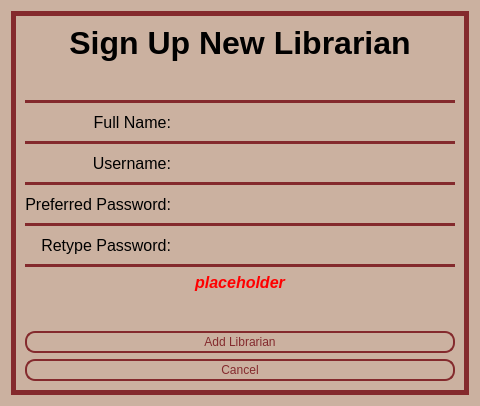
<?xml version="1.0" encoding="UTF-8"?>
<ui version="4.0">
 <class>AddLibrarian</class>
 <widget class="QWidget" name="AddLibrarian">
  <property name="geometry">
   <rect>
    <x>0</x>
    <y>0</y>
    <width>480</width>
    <height>406</height>
   </rect>
  </property>
  <property name="windowTitle">
   <string>Sign Up Librarian</string>
  </property>
  <property name="styleSheet">
   <string notr="true">.QWidget{background-color: #CBB1A0;border-radius: 10px}</string>
  </property>
  <layout class="QVBoxLayout" name="verticalLayout_2">
   <item>
    <widget class="QFrame" name="border">
     <property name="styleSheet">
      <string notr="true">#border{
	color: #842a2d;
}</string>
     </property>
     <property name="frameShape">
      <enum>QFrame::Box</enum>
     </property>
     <property name="lineWidth">
      <number>5</number>
     </property>
     <property name="midLineWidth">
      <number>5</number>
     </property>
     <layout class="QVBoxLayout" name="verticalLayout_3">
      <item>
       <widget class="QLabel" name="label_title">
        <property name="font">
         <font>
          <pointsize>24</pointsize>
          <bold>true</bold>
         </font>
        </property>
        <property name="text">
         <string>Sign Up New Librarian</string>
        </property>
        <property name="alignment">
         <set>Qt::AlignCenter</set>
        </property>
       </widget>
      </item>
      <item>
       <spacer name="spacer_titleToForm">
        <property name="orientation">
         <enum>Qt::Vertical</enum>
        </property>
        <property name="sizeHint" stdset="0">
         <size>
          <width>20</width>
          <height>40</height>
         </size>
        </property>
       </spacer>
      </item>
      <item>
       <layout class="QGridLayout" name="gridLayout">
        <item row="1" column="0">
         <widget class="QLabel" name="label_name">
          <property name="font">
           <font>
            <pointsize>12</pointsize>
           </font>
          </property>
          <property name="text">
           <string>Full Name:</string>
          </property>
          <property name="alignment">
           <set>Qt::AlignRight|Qt::AlignTrailing|Qt::AlignVCenter</set>
          </property>
         </widget>
        </item>
        <item row="6" column="0" colspan="2">
         <widget class="Line" name="line_5">
          <property name="styleSheet">
           <string notr="true">border: 2px solid #842a2d;</string>
          </property>
          <property name="orientation">
           <enum>Qt::Horizontal</enum>
          </property>
         </widget>
        </item>
        <item row="5" column="1">
         <widget class="QLineEdit" name="input_password">
          <property name="font">
           <font>
            <pointsize>15</pointsize>
            <italic>false</italic>
            <bold>false</bold>
           </font>
          </property>
          <property name="styleSheet">
           <string notr="true">QLineEdit {
      color: #000000;
      font: 15pt &quot;Verdana&quot;;
      border: None;
      border-bottom-color: white;
      border-radius: 10px;
      padding: 0 8px;
      background: #CBB1A0;
      selection-background-color: darkgray;
}</string>
          </property>
          <property name="text">
           <string/>
          </property>
          <property name="maxLength">
           <number>15</number>
          </property>
         </widget>
        </item>
        <item row="7" column="1">
         <widget class="QLineEdit" name="input_password_confirm">
          <property name="font">
           <font>
            <pointsize>15</pointsize>
            <italic>false</italic>
            <bold>false</bold>
           </font>
          </property>
          <property name="styleSheet">
           <string notr="true">QLineEdit {
      color: #000000;
      font: 15pt &quot;Verdana&quot;;
      border: None;
      border-bottom-color: white;
      border-radius: 10px;
      padding: 0 8px;
      background: #CBB1A0;
      selection-background-color: darkgray;
}</string>
          </property>
          <property name="text">
           <string/>
          </property>
          <property name="maxLength">
           <number>15</number>
          </property>
         </widget>
        </item>
        <item row="2" column="0" colspan="2">
         <widget class="Line" name="line_2">
          <property name="styleSheet">
           <string notr="true">border: 2px solid #842a2d;</string>
          </property>
          <property name="orientation">
           <enum>Qt::Horizontal</enum>
          </property>
         </widget>
        </item>
        <item row="3" column="0">
         <widget class="QLabel" name="label_username">
          <property name="font">
           <font>
            <pointsize>12</pointsize>
           </font>
          </property>
          <property name="text">
           <string>Username:</string>
          </property>
          <property name="alignment">
           <set>Qt::AlignRight|Qt::AlignTrailing|Qt::AlignVCenter</set>
          </property>
         </widget>
        </item>
        <item row="3" column="1">
         <widget class="QLineEdit" name="input_username">
          <property name="font">
           <font>
            <pointsize>15</pointsize>
            <italic>false</italic>
            <bold>false</bold>
           </font>
          </property>
          <property name="styleSheet">
           <string notr="true">QLineEdit {
      color: #000000;
      font: 15pt &quot;Verdana&quot;;
      border: None;
      border-bottom-color: white;
      border-radius: 10px;
      padding: 0 8px;
      background: #CBB1A0;
      selection-background-color: darkgray;
}</string>
          </property>
          <property name="maxLength">
           <number>15</number>
          </property>
         </widget>
        </item>
        <item row="4" column="0" colspan="2">
         <widget class="Line" name="line_4">
          <property name="styleSheet">
           <string notr="true">border: 2px solid #842a2d;</string>
          </property>
          <property name="orientation">
           <enum>Qt::Horizontal</enum>
          </property>
         </widget>
        </item>
        <item row="5" column="0">
         <widget class="QLabel" name="label_pass">
          <property name="font">
           <font>
            <pointsize>12</pointsize>
           </font>
          </property>
          <property name="text">
           <string>Preferred Password:</string>
          </property>
          <property name="alignment">
           <set>Qt::AlignRight|Qt::AlignTrailing|Qt::AlignVCenter</set>
          </property>
         </widget>
        </item>
        <item row="1" column="1">
         <widget class="QLineEdit" name="input_fullname">
          <property name="font">
           <font>
            <pointsize>15</pointsize>
            <italic>false</italic>
            <bold>false</bold>
           </font>
          </property>
          <property name="styleSheet">
           <string notr="true">QLineEdit {
      color: #000000;
      font: 15pt &quot;Verdana&quot;;
      border: None;
      border-bottom-color: white;
      border-radius: 10px;
      padding: 0 8px;
      background: #CBB1A0;
      selection-background-color: darkgray;
}</string>
          </property>
          <property name="maxLength">
           <number>50</number>
          </property>
         </widget>
        </item>
        <item row="7" column="0">
         <widget class="QLabel" name="label_retype_pass">
          <property name="font">
           <font>
            <pointsize>12</pointsize>
           </font>
          </property>
          <property name="text">
           <string>Retype Password:</string>
          </property>
          <property name="alignment">
           <set>Qt::AlignRight|Qt::AlignTrailing|Qt::AlignVCenter</set>
          </property>
         </widget>
        </item>
        <item row="8" column="0" colspan="2">
         <widget class="Line" name="line_6">
          <property name="styleSheet">
           <string notr="true">border: 2px solid #842a2d;</string>
          </property>
          <property name="orientation">
           <enum>Qt::Horizontal</enum>
          </property>
         </widget>
        </item>
        <item row="0" column="0" colspan="2">
         <widget class="Line" name="line_7">
          <property name="styleSheet">
           <string notr="true">border: 2px solid #842a2d;</string>
          </property>
          <property name="orientation">
           <enum>Qt::Horizontal</enum>
          </property>
         </widget>
        </item>
       </layout>
      </item>
      <item>
       <widget class="QLabel" name="label">
        <property name="font">
         <font>
          <pointsize>12</pointsize>
          <italic>true</italic>
          <bold>true</bold>
         </font>
        </property>
        <property name="styleSheet">
         <string notr="true">color: rgb(255, 0, 0);</string>
        </property>
        <property name="text">
         <string>placeholder</string>
        </property>
        <property name="alignment">
         <set>Qt::AlignCenter</set>
        </property>
       </widget>
      </item>
      <item>
       <spacer name="verticalSpacer">
        <property name="orientation">
         <enum>Qt::Vertical</enum>
        </property>
        <property name="sizeHint" stdset="0">
         <size>
          <width>20</width>
          <height>40</height>
         </size>
        </property>
       </spacer>
      </item>
      <item>
       <layout class="QVBoxLayout" name="verticalLayout">
        <item>
         <widget class="QPushButton" name="add_librarian">
          <property name="enabled">
           <bool>true</bool>
          </property>
          <property name="cursor">
           <cursorShape>PointingHandCursor</cursorShape>
          </property>
          <property name="styleSheet">
           <string notr="true">QPushButton{
	color: #842a2d;
	font: 17pt &quot;Franklin Gothic Book&quot;;
	border: 2px solid #842a2d;
	padding: 2px;
	border-radius: 10px;
	opacity: 100;
}

QPushButton:hover{
    background-color: #842a2d;
	color: #CBB1A0;
}</string>
          </property>
          <property name="text">
           <string>Add Librarian</string>
          </property>
         </widget>
        </item>
        <item>
         <widget class="QPushButton" name="cancel_button">
          <property name="cursor">
           <cursorShape>PointingHandCursor</cursorShape>
          </property>
          <property name="styleSheet">
           <string notr="true">QPushButton{
	color: #842a2d;
	font: 17pt &quot;Franklin Gothic Book&quot;;
	border: 2px solid #842a2d;
	padding: 2px;
	border-radius: 10px;
	opacity: 100;
}

QPushButton:hover{
    background-color: #842a2d;
	color: #CBB1A0;
}</string>
          </property>
          <property name="text">
           <string>Cancel</string>
          </property>
         </widget>
        </item>
       </layout>
      </item>
     </layout>
    </widget>
   </item>
  </layout>
 </widget>
 <resources/>
 <connections/>
</ui>
